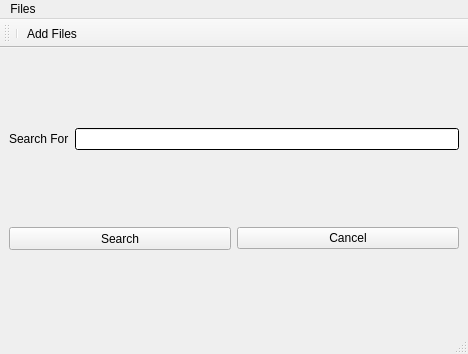
<?xml version="1.0" encoding="UTF-8"?>
<ui version="4.0">
 <class>MainWindow1</class>
 <widget class="QMainWindow" name="MainWindow1">
  <property name="geometry">
   <rect>
    <x>0</x>
    <y>0</y>
    <width>468</width>
    <height>354</height>
   </rect>
  </property>
  <property name="maximumSize">
   <size>
    <width>468</width>
    <height>354</height>
   </size>
  </property>
  <property name="windowTitle">
   <string>MainWindow</string>
  </property>
  <property name="styleSheet">
   <string notr="true"/>
  </property>
  <widget class="QWidget" name="centralwidget">
   <layout class="QVBoxLayout" name="verticalLayout">
    <item>
     <layout class="QHBoxLayout" name="horizontalLayout_2">
      <item>
       <widget class="QLabel" name="label">
        <property name="text">
         <string>Search For</string>
        </property>
       </widget>
      </item>
      <item>
       <widget class="QLineEdit" name="lineEdit">
        <property name="styleSheet">
         <string notr="true">background-color: qlineargradient(spread:pad, x1:0, y1:0, x2:1, y2:0, stop:0 rgba(255, 255, 255, 255), stop:1 rgba(255, 255, 255, 255));
alternate-background-color: qlineargradient(spread:pad, x1:0, y1:1, x2:0, y2:0, stop:0 rgba(0, 0, 0, 255), stop:0.05 rgba(14, 8, 73, 255), stop:0.36 rgba(28, 17, 145, 255), stop:0.6 rgba(126, 14, 81, 255), stop:0.75 rgba(234, 11, 11, 255), stop:0.79 rgba(244, 70, 5, 255), stop:0.86 rgba(255, 136, 0, 255), stop:0.935 rgba(239, 236, 55, 255));
border-color: qlineargradient(spread:pad, x1:0, y1:0, x2:1, y2:1, stop:0 rgba(255, 255, 255, 255), stop:1 rgba(255, 255, 255, 255));</string>
        </property>
       </widget>
      </item>
     </layout>
    </item>
    <item>
     <layout class="QHBoxLayout" name="horizontalLayout">
      <item>
       <widget class="QPushButton" name="pushButton">
        <property name="minimumSize">
         <size>
          <width>165</width>
          <height>23</height>
         </size>
        </property>
        <property name="styleSheet">
         <string notr="true"/>
        </property>
        <property name="text">
         <string>Search</string>
        </property>
       </widget>
      </item>
      <item>
       <widget class="QPushButton" name="pushButton_2">
        <property name="text">
         <string>Cancel</string>
        </property>
       </widget>
      </item>
     </layout>
    </item>
   </layout>
  </widget>
  <widget class="QMenuBar" name="menubar">
   <property name="geometry">
    <rect>
     <x>0</x>
     <y>0</y>
     <width>468</width>
     <height>21</height>
    </rect>
   </property>
   <widget class="QMenu" name="menuAdd_FIles">
    <property name="title">
     <string>Files</string>
    </property>
   </widget>
   <addaction name="menuAdd_FIles"/>
  </widget>
  <widget class="QStatusBar" name="statusbar"/>
  <widget class="QToolBar" name="toolBar">
   <property name="windowTitle">
    <string>toolBar</string>
   </property>
   <attribute name="toolBarArea">
    <enum>TopToolBarArea</enum>
   </attribute>
   <attribute name="toolBarBreak">
    <bool>false</bool>
   </attribute>
   <addaction name="separator"/>
   <addaction name="actionAdd"/>
  </widget>
  <action name="actionAdd">
   <property name="icon">
    <iconset resource="pic.qrc">
     <normaloff>:/new/prefix1/newf.PNG</normaloff>:/new/prefix1/newf.PNG</iconset>
   </property>
   <property name="text">
    <string>Add Files</string>
   </property>
  </action>
 </widget>
 <resources>
  <include location="pic.qrc"/>
 </resources>
 <connections>
  <connection>
   <sender>pushButton_2</sender>
   <signal>clicked()</signal>
   <receiver>MainWindow1</receiver>
   <slot>close()</slot>
   <hints>
    <hint type="sourcelabel">
     <x>266</x>
     <y>201</y>
    </hint>
    <hint type="destinationlabel">
     <x>300</x>
     <y>253</y>
    </hint>
   </hints>
  </connection>
 </connections>
</ui>
